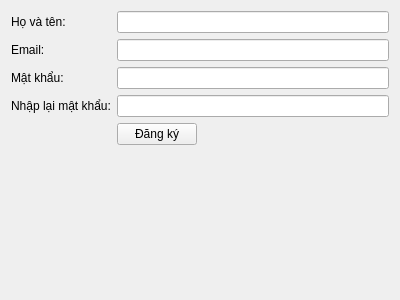
<?xml version="1.0" encoding="UTF-8"?>
<ui version="4.0">
 <class>RegisterForm</class>
 <widget class="QWidget" name="RegisterForm">
  <property name="geometry">
   <rect>
    <x>0</x>
    <y>0</y>
    <width>400</width>
    <height>300</height>
   </rect>
  </property>
  <property name="windowTitle">
   <string>Đăng ký</string>
  </property>
  <layout class="QFormLayout" name="formLayout">
   <property name="fieldGrowthPolicy">
    <enum>QFormLayout::ExpandingFieldsGrow</enum>
   </property>
   <item row="0" column="0">
    <widget class="QLabel" name="label_name">
     <property name="text">
      <string>Họ và tên:</string>
     </property>
    </widget>
   </item>
   <item row="0" column="1">
    <widget class="QLineEdit" name="lineEdit_name"/>
   </item>
   <item row="1" column="0">
    <widget class="QLabel" name="label_email">
     <property name="text">
      <string>Email:</string>
     </property>
    </widget>
   </item>
   <item row="1" column="1">
    <widget class="QLineEdit" name="lineEdit_email"/>
   </item>
   <item row="2" column="0">
    <widget class="QLabel" name="label_password">
     <property name="text">
      <string>Mật khẩu:</string>
     </property>
    </widget>
   </item>
   <item row="2" column="1">
    <widget class="QLineEdit" name="lineEdit_password">
     <property name="echoMode">
      <enum>QLineEdit::Password</enum>
     </property>
    </widget>
   </item>
   <item row="3" column="0">
    <widget class="QLabel" name="label_confirm">
     <property name="text">
      <string>Nhập lại mật khẩu:</string>
     </property>
    </widget>
   </item>
   <item row="3" column="1">
    <widget class="QLineEdit" name="lineEdit_confirm">
     <property name="echoMode">
      <enum>QLineEdit::Password</enum>
     </property>
    </widget>
   </item>
   <item row="4" column="1">
    <widget class="QPushButton" name="btn_register">
     <property name="text">
      <string>Đăng ký</string>
     </property>
    </widget>
   </item>
  </layout>
 </widget>
 <resources/>
 <connections/>
</ui>
